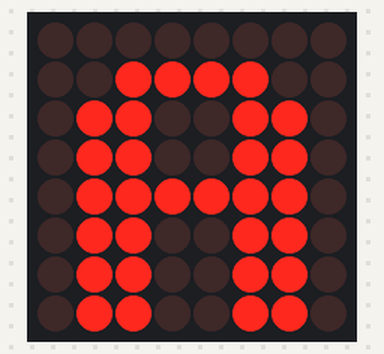
A sketch run on a simulated Arduino Uno, built with avr-gcc and run on an emulated ATmega328P. Shown: 8×8 LED matrix.

Above: at 0.1 s.
At 4.1 s:
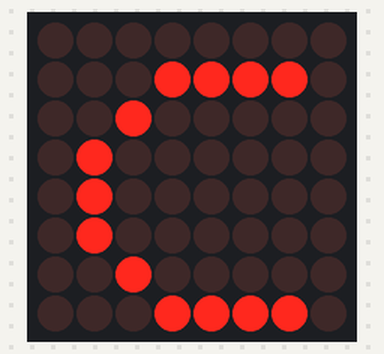
At 8.1 s:
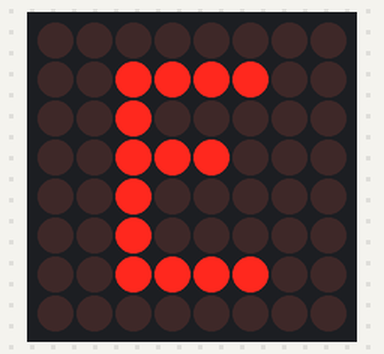
At 18.1 s:
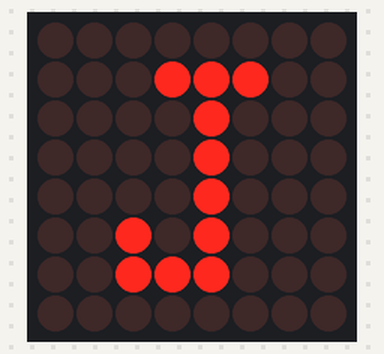
At 28.1 s:
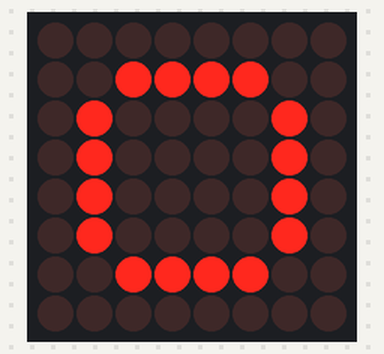
At 38.1 s:
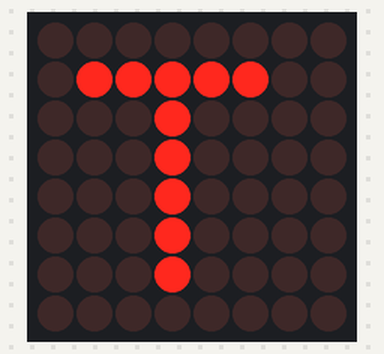

Measured:
- what the display in image 1 shows lasts 2.0 s, from 4.0 s to 6.0 s

The sketch:

display-alphabets-in-dot-matrix-display.ino
```cpp
//Tech Trends Shameer
//Display Alphabets in Dot Matrix Display

#include "LedControl.h"
#include "binary.h"

/*
 DIN connects to pin 12 10
 CLK connects to pin 11  8
 CS connects to pin 10 9
*/
LedControl lc=LedControl(10,8,9,1);

unsigned long delaytime=2000; //Delay time between each expression display


byte A[]= {B00000000,B00111100,B01100110,B01100110,B01111110,B01100110,B01100110,B01100110};
byte B[] = {B01111000,B01001000,B01001000,B01110000,B01001000,B01000100,B01000100,B01111100};
byte C[] = {B00000000,B00011110,B00100000,B01000000,B01000000,B01000000,B00100000,B00011110};
byte D[] = {B00000000,B00111000,B00100100,B00100010,B00100010,B00100100,B00111000,B00000000};
byte E[] = {B00000000,B00111100,B00100000,B00111000,B00100000,B00100000,B00111100,B00000000};
byte F[] = {B00000000,B00111100,B00100000,B00111000,B00100000,B00100000,B00100000,B00000000};
byte G[] = {B00000000,B00111110,B00100000,B00100000,B00101110,B00100010,B00111110,B00000000};
byte H[] = {B00000000,B00100100,B00100100,B00111100,B00100100,B00100100,B00100100,B00000000};
byte I[] = {B00000000,B00111000,B00010000,B00010000,B00010000,B00010000,B00111000,B00000000};
byte J[] = {B00000000,B00011100,B00001000,B00001000,B00001000,B00101000,B00111000,B00000000};
byte K[] = {B00000000,B00100100,B00101000,B00110000,B00101000,B00100100,B00100100,B00000000};
byte L[] = {B00000000,B00100000,B00100000,B00100000,B00100000,B00100000,B00111100,B00000000};
byte M[] = {B00000000,B00000000,B01000100,B10101010,B10010010,B10000010,B10000010,B00000000};
byte N[] = {B00000000,B00100010,B00110010,B00101010,B00100110,B00100010,B00000000,B00000000};
byte O[] = {B00000000,B00111100,B01000010,B01000010,B01000010,B01000010,B00111100,B00000000};
byte P[] = {B00000000,B00111000,B00100100,B00100100,B00111000,B00100000,B00100000,B00000000};
byte Q[] = {B00000000,B00111100,B01000010,B01000010,B01000010,B01000110,B00111110,B00000001};
byte R[] = {B00000000,B00111000,B00100100,B00100100,B00111000,B00100100,B00100100,B00000000};
byte S[] = {B00000000,B00111100,B00100000,B00111100,B00000100,B00000100,B00111100,B00000000};
byte T[] = {B00000000,B01111100,B00010000,B00010000,B00010000,B00010000,B00010000,B00000000};
byte U[] = {B00000000,B01000010,B01000010,B01000010,B01000010,B00100100,B00011000,B00000000};
byte V[] = {B00000000,B00100010,B00100010,B00100010,B00010100,B00010100,B00001000,B00000000};
byte W[] = {B00000000,B10000010,B10010010,B01010100,B01010100,B00101000,B00000000,B00000000};
byte X[] = {B00000000,B01000010,B00100100,B00011000,B00011000,B00100100,B01000010,B00000000};
byte Y[] = {B00000000,B01000100,B00101000,B00010000,B00010000,B00010000,B00010000,B00000000};
byte Z[] = {B00000000,B00111100,B00000100,B00001000,B00010000,B00100000,B00111100,B00000000};
//byte AZ[] = {B00000000,B00000000,B11100111,B10100001,B11100010,B10100111,B00000000,B00000000};

void setup() {
  lc.shutdown(0,false);
  // Set brightness to a medium value
  lc.setIntensity(0,8);
  // Clear the display
  lc.clearDisplay(0);
}

void displayAlphabets(){


  //Display Alphabet
  lc.setRow(0,0,A[0]);
  lc.setRow(0,1,A[1]);
  lc.setRow(0,2,A[2]);
  lc.setRow(0,3,A[3]);
  lc.setRow(0,4,A[4]);
  lc.setRow(0,5,A[5]);
  lc.setRow(0,6,A[6]);
  lc.setRow(0,7,A[7]);
  delay(delaytime);

  //Display B
  lc.setRow(0,0,B[0]);
  lc.setRow(0,1,B[1]);
  lc.setRow(0,2,B[2]);
  lc.setRow(0,3,B[3]);
  lc.setRow(0,4,B[4]);
  lc.setRow(0,5,B[5]);
  lc.setRow(0,6,B[6]);
  lc.setRow(0,7,B[7]);
  delay(delaytime);

    //Display C
  lc.setRow(0,0,C[0]);
  lc.setRow(0,1,C[1]);
  lc.setRow(0,2,C[2]);
  lc.setRow(0,3,C[3]);
  lc.setRow(0,4,C[4]);
  lc.setRow(0,5,C[5]);
  lc.setRow(0,6,C[6]);
  lc.setRow(0,7,C[7]);
  delay(delaytime);

      //Display D
  lc.setRow(0,0,D[0]);
  lc.setRow(0,1,D[1]);
  lc.setRow(0,2,D[2]);
  lc.setRow(0,3,D[3]);
  lc.setRow(0,4,D[4]);
  lc.setRow(0,5,D[5]);
  lc.setRow(0,6,D[6]);
  lc.setRow(0,7,D[7]);
  delay(delaytime);

      //Eisplay E
  lc.setRow(0,0,E[0]);
  lc.setRow(0,1,E[1]);
  lc.setRow(0,2,E[2]);
  lc.setRow(0,3,E[3]);
  lc.setRow(0,4,E[4]);
  lc.setRow(0,5,E[5]);
  lc.setRow(0,6,E[6]);
  lc.setRow(0,7,E[7]);
  delay(delaytime);

      //Fisplay F
  lc.setRow(0,0,F[0]);
  lc.setRow(0,1,F[1]);
  lc.setRow(0,2,F[2]);
  lc.setRow(0,3,F[3]);
  lc.setRow(0,4,F[4]);
  lc.setRow(0,5,F[5]);
  lc.setRow(0,6,F[6]);
  lc.setRow(0,7,F[7]);
  delay(delaytime);

      //Gisplay G
  lc.setRow(0,0,G[0]);
  lc.setRow(0,1,G[1]);
  lc.setRow(0,2,G[2]);
  lc.setRow(0,3,G[3]);
  lc.setRow(0,4,G[4]);
  lc.setRow(0,5,G[5]);
  lc.setRow(0,6,G[6]);
  lc.setRow(0,7,G[7]);
  delay(delaytime);

      //Hisplay H
  lc.setRow(0,0,H[0]);
  lc.setRow(0,1,H[1]);
  lc.setRow(0,2,H[2]);
  lc.setRow(0,3,H[3]);
  lc.setRow(0,4,H[4]);
  lc.setRow(0,5,H[5]);
  lc.setRow(0,6,H[6]);
  lc.setRow(0,7,H[7]);
  delay(delaytime);

      //Iisplay I
  lc.setRow(0,0,I[0]);
  lc.setRow(0,1,I[1]);
  lc.setRow(0,2,I[2]);
  lc.setRow(0,3,I[3]);
  lc.setRow(0,4,I[4]);
  lc.setRow(0,5,I[5]);
  lc.setRow(0,6,I[6]);
  lc.setRow(0,7,I[7]);
  delay(delaytime);

      //JJsplay J
  lc.setRow(0,0,J[0]);
  lc.setRow(0,1,J[1]);
  lc.setRow(0,2,J[2]);
  lc.setRow(0,3,J[3]);
  lc.setRow(0,4,J[4]);
  lc.setRow(0,5,J[5]);
  lc.setRow(0,6,J[6]);
  lc.setRow(0,7,J[7]);
  delay(delaytime);

      //KKsplay K
  lc.setRow(0,0,K[0]);
  lc.setRow(0,1,K[1]);
  lc.setRow(0,2,K[2]);
  lc.setRow(0,3,K[3]);
  lc.setRow(0,4,K[4]);
  lc.setRow(0,5,K[5]);
  lc.setRow(0,6,K[6]);
  lc.setRow(0,7,K[7]);
  delay(delaytime);

      //LLsplay L
  lc.setRow(0,0,L[0]);
  lc.setRow(0,1,L[1]);
  lc.setRow(0,2,L[2]);
  lc.setRow(0,3,L[3]);
  lc.setRow(0,4,L[4]);
  lc.setRow(0,5,L[5]);
  lc.setRow(0,6,L[6]);
  lc.setRow(0,7,L[7]);
  delay(delaytime);

      //MMspMay M
  lc.setRow(0,0,M[0]);
  lc.setRow(0,1,M[1]);
  lc.setRow(0,2,M[2]);
  lc.setRow(0,3,M[3]);
  lc.setRow(0,4,M[4]);
  lc.setRow(0,5,M[5]);
  lc.setRow(0,6,M[6]);
  lc.setRow(0,7,M[7]);
  delay(delaytime);

      //NNspNay N
  lc.setRow(0,0,N[0]);
  lc.setRow(0,1,N[1]);
  lc.setRow(0,2,N[2]);
  lc.setRow(0,3,N[3]);
  lc.setRow(0,4,N[4]);
  lc.setRow(0,5,N[5]);
  lc.setRow(0,6,N[6]);
  lc.setRow(0,7,N[7]);
  delay(delaytime);

    //Display O
  lc.setRow(0,0,O[0]);
  lc.setRow(0,1,O[1]);
  lc.setRow(0,2,O[2]);
  lc.setRow(0,3,O[3]);
  lc.setRow(0,4,O[4]);
  lc.setRow(0,5,O[5]);
  lc.setRow(0,6,O[6]);
  lc.setRow(0,7,O[7]);
  delay(delaytime);

      //Display P
  lc.setRow(0,0,P[0]);
  lc.setRow(0,1,P[1]);
  lc.setRow(0,2,P[2]);
  lc.setRow(0,3,P[3]);
  lc.setRow(0,4,P[4]);
  lc.setRow(0,5,P[5]);
  lc.setRow(0,6,P[6]);
  lc.setRow(0,7,P[7]);
  delay(delaytime);

      //Display q
  lc.setRow(0,0,Q[0]);
  lc.setRow(0,1,Q[1]);
  lc.setRow(0,2,Q[2]);
  lc.setRow(0,3,Q[3]);
  lc.setRow(0,4,Q[4]);
  lc.setRow(0,5,Q[5]);
  lc.setRow(0,6,Q[6]);
  lc.setRow(0,7,Q[7]);
  delay(delaytime);

  //Display R
  lc.setRow(0,0,R[0]);
  lc.setRow(0,1,R[1]);
  lc.setRow(0,2,R[2]);
  lc.setRow(0,3,R[3]);
  lc.setRow(0,4,R[4]);
  lc.setRow(0,5,R[5]);
  lc.setRow(0,6,R[6]);
  lc.setRow(0,7,R[7]);
  delay(delaytime);

  //Display S
  lc.setRow(0,0,S[0]);
  lc.setRow(0,1,S[1]);
  lc.setRow(0,2,S[2]);
  lc.setRow(0,3,S[3]);
  lc.setRow(0,4,S[4]);
  lc.setRow(0,5,S[5]);
  lc.setRow(0,6,S[6]);
  lc.setRow(0,7,S[7]);
  delay(delaytime);

  //Display T
  lc.setRow(0,0,T[0]);
  lc.setRow(0,1,T[1]);
  lc.setRow(0,2,T[2]);
  lc.setRow(0,3,T[3]);
  lc.setRow(0,4,T[4]);
  lc.setRow(0,5,T[5]);
  lc.setRow(0,6,T[6]);
  lc.setRow(0,7,T[7]);
  delay(delaytime);

  //Display U
  lc.setRow(0,0,U[0]);
  lc.setRow(0,1,U[1]);
  lc.setRow(0,2,U[2]);
  lc.setRow(0,3,U[3]);
  lc.setRow(0,4,U[4]);
  lc.setRow(0,5,U[5]);
  lc.setRow(0,6,U[6]);
  lc.setRow(0,7,U[7]);
  delay(delaytime);

  //Display V
  lc.setRow(0,0,V[0]);
  lc.setRow(0,1,V[1]);
  lc.setRow(0,2,V[2]);
  lc.setRow(0,3,V[3]);
  lc.setRow(0,4,V[4]);
  lc.setRow(0,5,V[5]);
  lc.setRow(0,6,V[6]);
  lc.setRow(0,7,V[7]);
  delay(delaytime);

  //Display W
  lc.setRow(0,0,W[0]);
  lc.setRow(0,1,W[1]);
  lc.setRow(0,2,W[2]);
  lc.setRow(0,3,W[3]);
  lc.setRow(0,4,W[4]);
  lc.setRow(0,5,W[5]);
  lc.setRow(0,6,W[6]);
  lc.setRow(0,7,W[7]);
  delay(delaytime);

  //Display X
  lc.setRow(0,0,X[0]);
  lc.setRow(0,1,X[1]);
  lc.setRow(0,2,X[2]);
  lc.setRow(0,3,X[3]);
  lc.setRow(0,4,X[4]);
  lc.setRow(0,5,X[5]);
  lc.setRow(0,6,X[6]);
  lc.setRow(0,7,X[7]);
  delay(delaytime);

  //Display Y
  lc.setRow(0,0,Y[0]);
  lc.setRow(0,1,Y[1]);
  lc.setRow(0,2,Y[2]);
  lc.setRow(0,3,Y[3]);
  lc.setRow(0,4,Y[4]);
  lc.setRow(0,5,Y[5]);
  lc.setRow(0,6,Y[6]);
  lc.setRow(0,7,Y[7]);
  delay(delaytime);

  //Display Z
  lc.setRow(0,0,Z[0]);
  lc.setRow(0,1,Z[1]);
  lc.setRow(0,2,Z[2]);
  lc.setRow(0,3,Z[3]);
  lc.setRow(0,4,Z[4]);
  lc.setRow(0,5,Z[5]);
  lc.setRow(0,6,Z[6]);
  lc.setRow(0,7,Z[7]);
  delay(delaytime);

   //Display AZ
 /* lc.setRow(0,0,AZ[0]);
  lc.setRow(0,1,AZ[1]);
  lc.setRow(0,2,AZ[2]);
  lc.setRow(0,3,AZ[3]);
  lc.setRow(0,4,AZ[4]);
  lc.setRow(0,5,AZ[5]);
  lc.setRow(0,6,AZ[6]);
  lc.setRow(0,7,AZ[7]);
  delay(delaytime);*/
}

void loop(){
  displayAlphabets();
}
```
